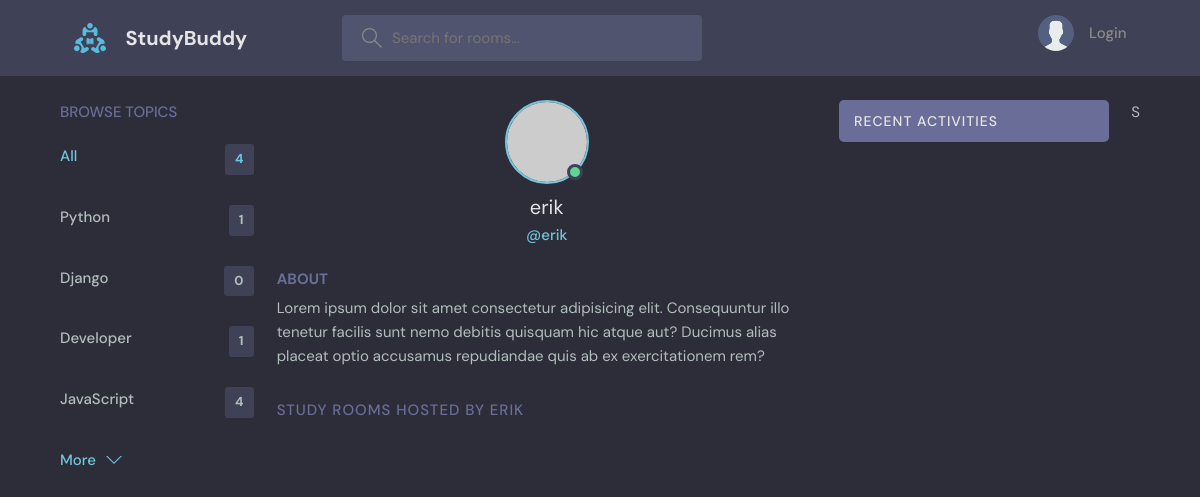
Before: /profile/4/ with the older database file.
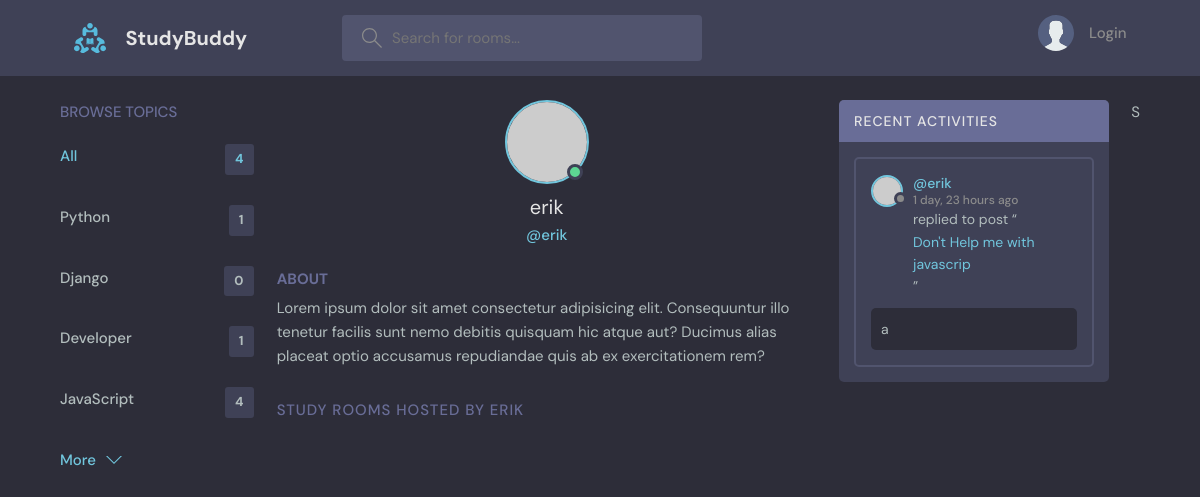
After: the same page with the newer database file.
### base/models.py (models this page shows, shortened)
class Topic(models.Model):
    name = models.CharField(max_length=200)

class Message(models.Model):
    user = models.ForeignKey(User, on_delete=models.CASCADE)
    room = models.ForeignKey(Room, on_delete=models.CASCADE)
    body = models.TextField()
    updated = models.DateTimeField(auto_now=True)
    created = models.DateTimeField(auto_now_add=True)
    class Meta:
        ordering = ['-updated', '-created']

class Room(models.Model):
    host = models.ForeignKey(User, on_delete=models.SET_NULL, null=True)
    topic = models.ForeignKey(Topic, on_delete=models.SET_NULL, null=True)
    name = models.CharField(max_length=200)
    description = models.TextField(null=True, blank=True)
    participants = models.ManyToManyField(User, related_name='participants', blank=True)
    updated = models.DateTimeField(auto_now=True)
    created = models.DateTimeField(auto_now_add=True)
    class Meta:
        ordering = ['-updated', '-created']
    def __str__(self):
        return self.name

### base/views.py (the view)
# urls.py: path('profile/<str:pk>/', views.userProfile, name = "user-profile"),
def userProfile(request, pk):
    user = User.objects.get(id=pk)
    rooms = user.room_set.all()
    room_messages = user.message_set.all()
    topics = Topic.objects.all()
    context = {'user':user, 'rooms':rooms, 'room_messages': room_messages, 'topics':topics}
    return render(request, 'base/profile.html',context)

### base/templates/base/profile.html (shortened to what this page needs)
{% extends 'main.html' %}
{% block content %}
  <main class="profile-page layout layout--3">
    <div class="container">
      {% include 'base/topics_component.html' %}
      <div class="roomList">
        <div class="profile">
          <div class="profile__avatar">
            <div class="avatar avatar--large active">
              <img src="https://randomuser.me/api/portraits/men/11.jpg" />
            </div>
          </div>
          <div class="profile__info">
            <h3>{{user.username}}</h3>
            <p>@{{user.username}}</p>
          </div>
          <div class="profile__about">
            <h3>About</h3>
            <p>
              Lorem ipsum dolor sit amet consectetur adipisicing elit. Consequuntur illo tenetur
              facilis sunt nemo debitis quisquam hic atque aut? Ducimus alias placeat optio
              accusamus repudiandae quis ab ex exercitationem rem?
            </p>
          </div>
        </div>
        <div class="roomList__header">
          <div>
            <h2>Study Rooms Hosted by {{user.username}}</a>
            </h2>
          </div>
        </div>
      </div>
      {% include 'base/activity_component.html' %}
    </div>
  </main>
{% endblock content %}

### base/templates/base/topics_component.html
<div class="topics">
    <div class="topics__header">
      <h2>Browse Topics</h2>
    </div>
    <ul class="topics__list">
      <li>
        <a href="{% url 'home' %}" class="active">All <span>{{topics.count}}</span></a>
      </li>
      {% for topic in topics %}
      <li>
        <a href="{% url 'home' %}?q={{topic.name}}">{{topic.name}} <span>{{topic.room_set.all.count}}</span></a>
      </li>
      {% endfor %}
    </ul>
    <a class="btn btn--link" href="topics.html">
      More
      <svg version="1.1" xmlns="http://www.w3.org/2000/svg" width="32" height="32" viewBox="0 0 32 32">
        <title>chevron-down</title>
        <path d="M16 21l-13-13h-3l16 16 16-16h-3l-13 13z"></path>
      </svg>
    </a>
  </div>

### base/templates/base/activity_component.html (shortened to what this page needs)
<div class="activities">
    <div class="activities__header">
      <h2>Recent Activities</h2>
    </div>
    {% for message in room_messages %}
    <div class="activities__box">
      <div class="activities__boxHeader roomListRoom__header">
        <a href="{% url 'user-profile' message.user.id %}" class="roomListRoom__author">
          <div class="avatar avatar--small">
            <img src="https://randomuser.me/api/portraits/women/11.jpg" />
          </div>
          <p>
            @{{message.user}}
            <span>{{message.created|timesince}} ago</span>
          </p>
        </a>
      </div>
      <div class="activities__boxContent">
        <p>replied to post “<a href="{% url 'room' message.room.id %}">{{message.room}}</a>”</p>
        <div class="activities__boxRoomContent">
          {{message.body}}
        </div>
      </div>
    </div>
    {% endfor %}
  </div>S

Changed rows visible on the page:
added Message: user "erik", created "1 day, 23 hours", room "Don't Help me with javascrip", body "a"
